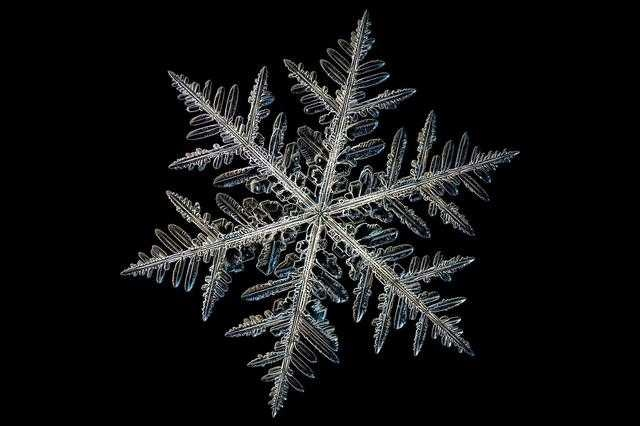
#> input picture data/000.jpg, 640 x 426 px
$ python -i symetry_analysis.py   (imports and definitions only)
#> lines starting #> are read from the running program, lines starting #| are printed output that depends on the picture; after the words box and inside, x2 and y2 are one past the last pixel; in counts of white or black regions, pixels touching at a corner belong together
#> further down, picture is the input picture: shape (426, 640, 3); mean B, G, R 19.6, 19.4, 19.1
import cv2
import numpy as np
import matplotlib.pyplot as plt
from skimage.metrics import structural_similarity as ssim
from scipy.ndimage import rotate

# [129 lines left out: functions normalized_cross_correlation, analyze_symmetry, not called in this run]


def plot_images(images, titles, cmaps):
    """Plot a list of images with titles."""
    plt.figure(figsize=(15, 5))
    for i, (image, title, cmap) in enumerate(zip(images, titles, cmaps)):
        plt.subplot(1, len(images), i + 1)
        plt.imshow(image, cmap=cmap)
        plt.title(title)
        plt.axis('off')
    plt.tight_layout()
    plt.show()


def pipeline(image):
    """Segment snowflake from the background using Canny Edge Detection and Flood Fill."""
    # Convert to grayscale
    gray = cv2.cvtColor(image, cv2.COLOR_BGR2GRAY)

    # Canny Edge Detection
    edges = cv2.Canny(gray, 50, 150)
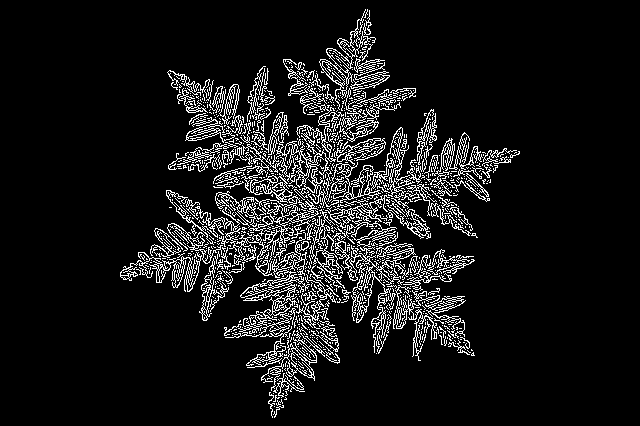
#> edges: shape (426, 640); 9.2% white in thin lines or dots, all inside (x1, y1, x2, y2) = (120, 9, 520, 418)

    # Fill the Object (Flood Fill on Edges)
    flood_fill = edges.copy()
    h, w = flood_fill.shape[:2]
#> h = 426; w = 640
    mask = np.zeros((h + 2, w + 2), np.uint8)

    # Perform flood fill from the edges to detect connected regions
    cv2.floodFill(flood_fill, mask, (0, 0), 255)
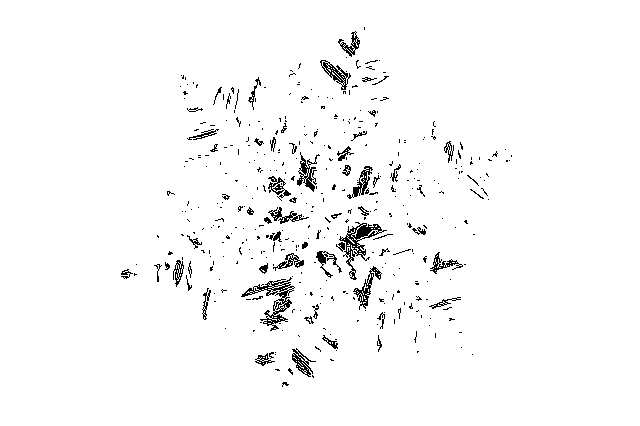
#> flood_fill: shape (426, 640); 97.2% white; black in thin lines or dots, all inside (x1, y1, x2, y2) = (121, 27, 512, 387)

    # Invert the Flood-Filled Image
    flood_fill_inverted = cv2.bitwise_not(flood_fill)

    # Combine the Inverted Flood-Fill and Original Edges
    combined = cv2.bitwise_or(edges, flood_fill_inverted)
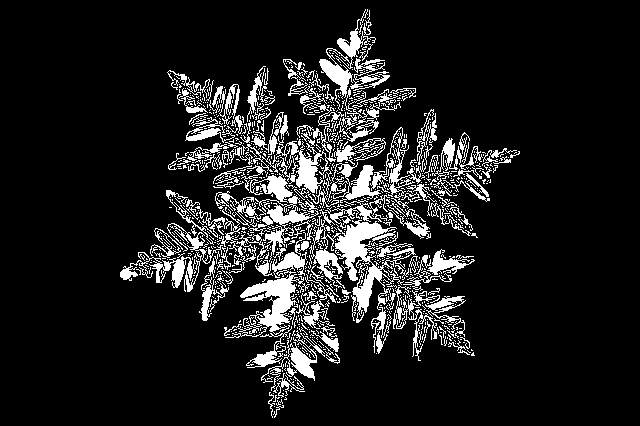
#> combined: shape (426, 640); 12% white; 957 white regions (828 under 20 px), largest, box (x1, y1, x2, y2) and area: (249, 195, 416, 323) 4519, (225, 270, 310, 338) 1810, (276, 104, 344, 208) 1525

    # morphological Operations to Close Small Gaps
    kernel = np.ones((3, 3), np.uint8)
    segmentation_mask = cv2.morphologyEx(combined, cv2.MORPH_CLOSE, kernel, iterations=2)
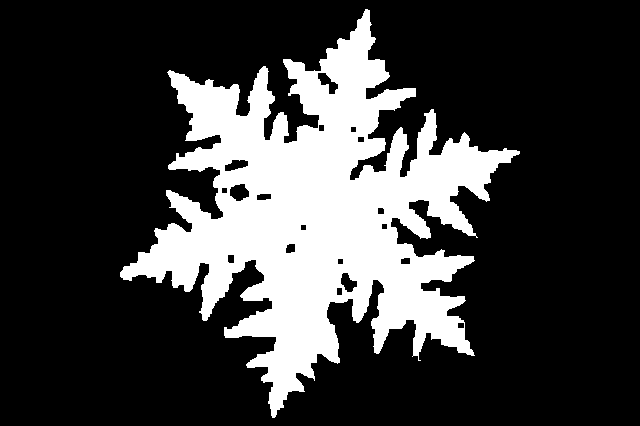
#> segmentation_mask: shape (426, 640); 23.9% white; 1 white region, box (x1, y1, x2, y2) and area: (120, 9, 520, 418) 65081

    #Invert the Final Mask to make Foreground Black and Background White
    segmentation_result = cv2.bitwise_not(segmentation_mask)

    # Ensure binary output
    segmentation_result = (segmentation_result > 0).astype(np.uint8) * 255

    # Plot the results (optional for debugging)
    plot_images(
        [image, gray, edges, segmentation_result],
        ["Original", "Grayscale", "Canny Edges", "Segmented (Foreground: B, Background: W)"],
        [None, "gray", "gray", "gray"]
    )
#> the loop in plot_images, `for i, (image, title, cmap) in enumerate(zip(images, titles, cmaps)):` made 4 passes
#> (title, cmap) on passes 1 to 4: ('Original', None), ('Grayscale', 'gray'), ('Canny Edges', 'gray'), ('Segmented (Foreground: B, Background: W)', 'gray')

    return segmentation_result

# [59 lines left out: function extract_contour, not called in this run]

>>> import cv2
>>> picture = cv2.imread('../data/000.jpg')
>>> result = pipeline(picture)

$ run again, on data/001.jpg
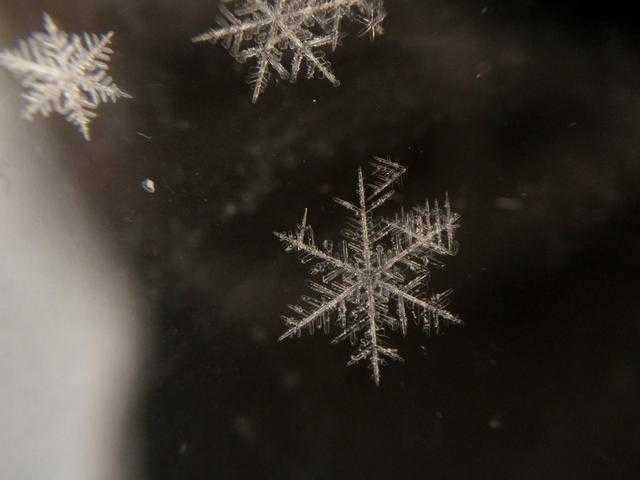
#> input picture data/001.jpg, 640 x 480 px
#> picture is the input picture: shape (480, 640, 3); mean B, G, R 45.9, 52.5, 57.5
#> in pipeline, `edges = cv2.Canny(gray, 50, 150)`:
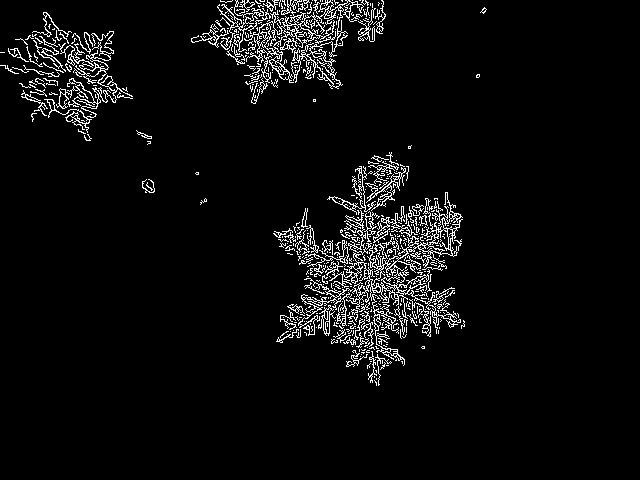
#> edges: shape (480, 640); 4.9% white in thin lines or dots, all inside (x1, y1, x2, y2) = (0, 0, 487, 386)
#> flood_fill: shape (480, 640); 98.6% white; black in thin lines or dots, all inside (x1, y1, x2, y2) = (26, 0, 486, 377)
#> combined: shape (480, 640); 6.3% white; 488 white regions (395 under 20 px), largest, box (x1, y1, x2, y2) and area: (298, 192, 463, 366) 4953, (244, 0, 364, 89) 3749, (44, 31, 133, 133) 1553
#> in pipeline, `segmentation_mask = cv2.morphologyEx(combined, cv2.MORPH_CLOSE, kernel..`:
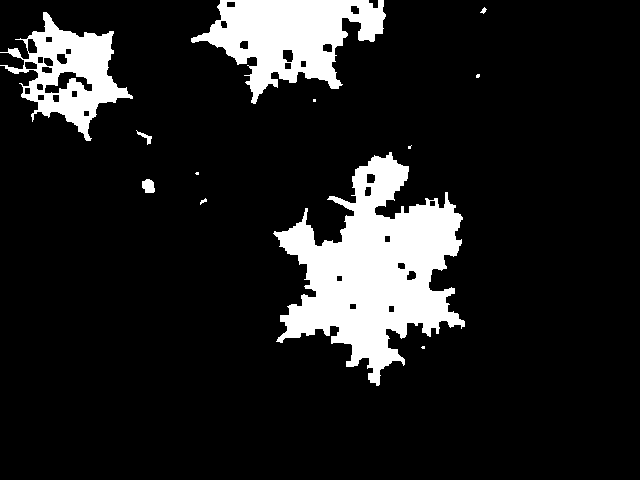
#> segmentation_mask: shape (480, 640); 12.7% white; 12 white regions (5 under 20 px), largest, box (x1, y1, x2, y2) and area: (273, 152, 465, 386) 21745, (191, 0, 386, 104) 10347, (0, 12, 133, 141) 6505
#> the loop in plot_images, `for i, (image, title, cmap) in enumerate(zip(images, titles, cmaps)):` made 4 passes
#> (title, cmap) on passes 1 to 4: ('Original', None), ('Grayscale', 'gray'), ('Canny Edges', 'gray'), ('Segmented (Foreground: B, Background: W)', 'gray')

$ run again, on data/002.jpg
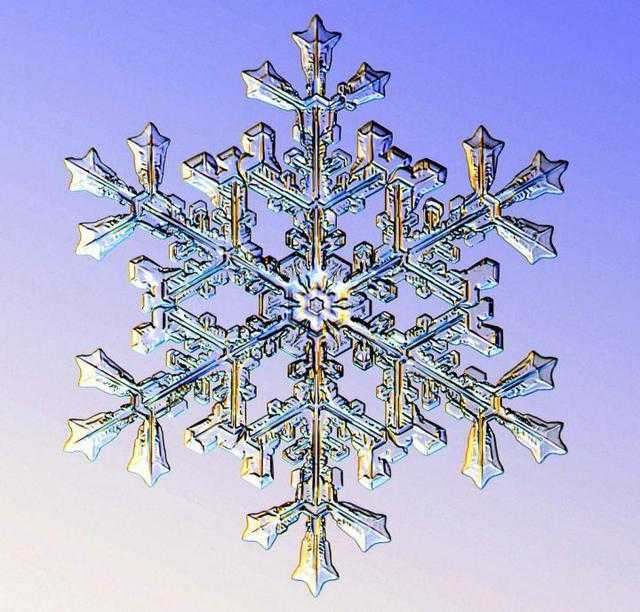
#> input picture data/002.jpg, 640 x 612 px
#> picture is the input picture: shape (612, 640, 3); mean B, G, R 213.8, 174.9, 173.4
#> in pipeline, `edges = cv2.Canny(gray, 50, 150)`:
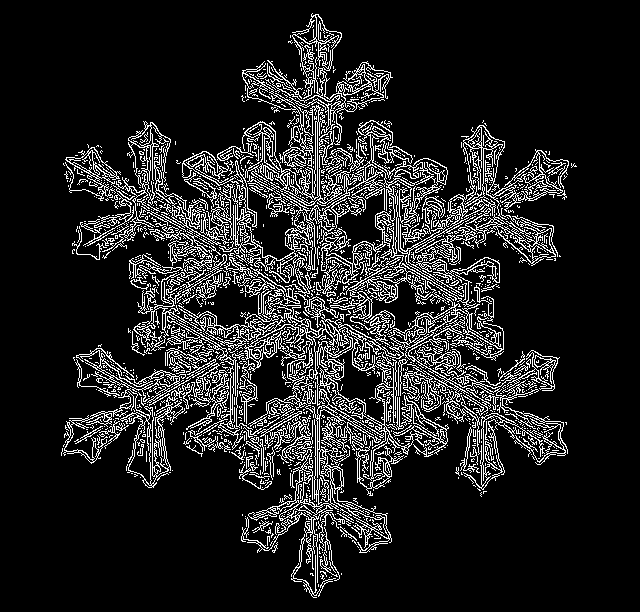
#> edges: shape (612, 640); 13.1% white in thin lines or dots, all inside (x1, y1, x2, y2) = (61, 13, 577, 598)
#> flood_fill: shape (612, 640); 95.5% white; black in thin lines or dots, all inside (x1, y1, x2, y2) = (66, 15, 565, 594)
#> combined: shape (612, 640); 17.6% white; 1563 white regions (1362 under 20 px), largest, box (x1, y1, x2, y2) and area: (242, 13, 448, 328) 10758, (398, 125, 569, 283) 4531, (241, 388, 392, 583) 4284
#> in pipeline, `segmentation_mask = cv2.morphologyEx(combined, cv2.MORPH_CLOSE, kernel..`:
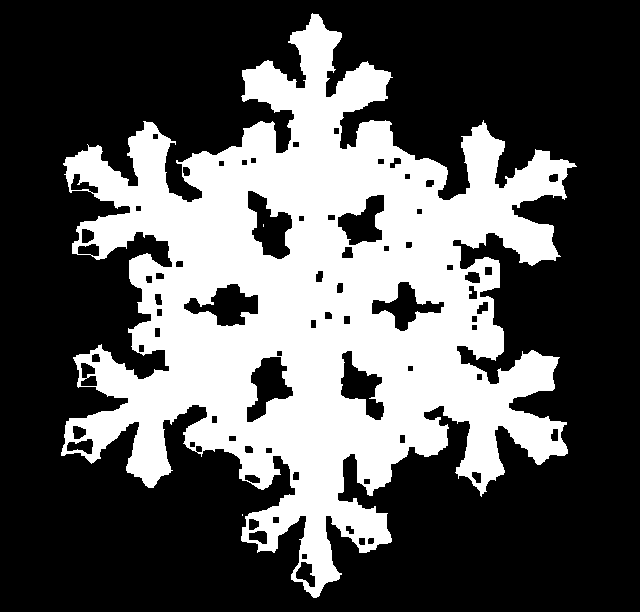
#> segmentation_mask: shape (612, 640); 34.2% white; 3 white regions (2 under 20 px), largest, box (x1, y1, x2, y2) and area: (61, 13, 577, 598) 134088
#> the loop in plot_images, `for i, (image, title, cmap) in enumerate(zip(images, titles, cmaps)):` made 4 passes
#> (title, cmap) on passes 1 to 4: ('Original', None), ('Grayscale', 'gray'), ('Canny Edges', 'gray'), ('Segmented (Foreground: B, Background: W)', 'gray')
